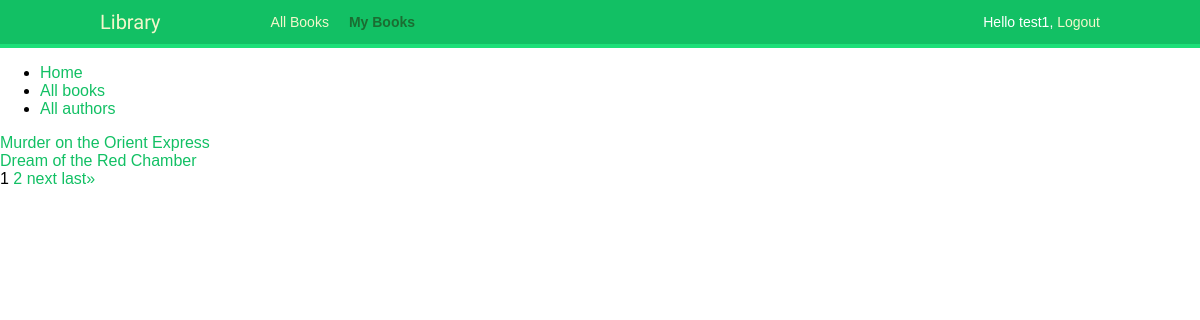
The app's page /myBooks/ (signed in) with its own data.
### library/models.py (models this page shows, shortened)
class BookCopies(models.Model):
    id = models.UUIDField(primary_key=True, default=uuid.uuid4, help_text='Unique ID for this book across whole library')
    book = models.ForeignKey('Book', on_delete=models.PROTECT)
    due_back = models.DateField(null=True, blank=True)
    borrower = models.ForeignKey(User, on_delete=models.SET_NULL, null=True, blank=True)
    LOAN_STATUS = (
        ('m', 'Maintenance'),
        ('o', 'On loan'),
        ('a', 'Available'),
        ('r', 'Reserved'),
        )
    status = models.CharField(
        max_length=1,
        choices=LOAN_STATUS,
        blank=True,
        default='m',
        help_text='Book availability',
        )
    class Meta:
        ordering = ['due_back']

class Book(models.Model):
    title = models.CharField(max_length=300)
    author = models.ForeignKey('Author', on_delete=models.PROTECT)
    summary = models.CharField(max_length=500)
    ISBN = models.CharField(max_length=100)
    slug = models.SlugField(max_length = 250, null = True, blank = True, allow_unicode=True)
    def __str__(self):
        return self.title

### library/views.py (the view)
# urls.py: path('myBooks/', views.BookListMyView.as_view(), name='book_mylist'),
class BookListMyView(LoginRequiredMixin, ListView):
    template_name='bookcopies_list.html'
    paginate_by = 2
    def get_queryset(self):
        return models.BookCopies.objects.filter(borrower=self.request.user)
    def get_context_data(self, **kwargs):
        context = super().get_context_data(**kwargs)
        context['section']='myBooks'
        return context

### templates/bookcopies_list.html (shortened to what this page needs)
{% extends 'base.html' %}
{% block content %}
{% for bookcopy in object_list %}
    <div>
        <a href= "{% url 'book_detail' slug=bookcopy.book.slug pk=bookcopy.book.pk %}">{{bookcopy.book}}</a>
    </div>
{% empty %}
    <p>There is no borrowed books.</p>
{% endfor %}
<div>
    {% for page in page_obj.paginator.page_range %}
        {% if page == page_obj.number %}
            {{page}}
        {% else %}
        <a href="?page={{page}}">{{page}}</a>
        {% endif %}
    {% endfor %}
    {% if page_obj.has_next %}
    <a href="?page={{ page_obj.next_page_number }}">next</a>
    <a href="?page={{ page_obj.paginator.num_pages }}">last&raquo;</a>
    {% endif %}
</div>
{% endblock content %}

### templates/base.html (shortened to what this page needs)
<!DOCTYPE html>
{% load static %}
<html lang="en">
    <head>
        <link href="{% static "css/base.css" %}" rel="stylesheet">
    </head>
    <body>
        <div id="header">
            <span class="logo">Library</span>
            {% if request.user.is_authenticated %}
            <ul class="menu">
                <li {% if section == "dashboard" %}class="selected"{% endif %}>
                    <a href="{% url 'books' %}">All Books</a>
                </li>
                <li {% if section == "myBooks" %}class="selected"{% endif %}>
                    <a href="{% url 'book_mylist' %}">My Books</a>
                </li>
            </ul>
            {% endif %}
            <span class="user">
            {% if request.user.is_authenticated %}
                Hello {{ user.username }},
                <a href="{% url 'logout' %}">Logout</a>
            {% else %}
                <a href="{% url 'login' %}">Login</a>
            {% endif %}
            </span>
        </div>
        {% block sidebar %}
        <ul class='sidebar-nav'>
            <li><a href="{% url 'home' %}">Home</a></li>
            <li><a href="{% url 'books' %}">All books</a></li>
            <li><a href="{% url 'authors' %}">All authors</a></li>
        </ul>
        {% endblock %}
        {% block content %}
        {% endblock content %}
    </body>
</html>

### static/css/base.css (style rules this page uses)
body { margin:0; padding:0; font-family:helvetica, sans-serif; }
a { color:#12c064; text-decoration:none; }
#header { padding:10px 100px; font-size:14px; background:#12c064; color:#fff; border-bottom:4px solid #1cdf78; overflow:auto; }
#header .logo { font-family: 'Muli', sans-serif; float:left; color:#f3f7cc; font-size:20px; margin-right:10%; }
#header ul.menu { list-style:none; float:left; margin:0; padding:0; }
#header ul.menu li { float:left; padding:4px 10px; }
#header ul.menu li.selected a, #header ul.menu li.selected a:hover { color:#1b6d32; font-weight:bold; }
#header a { color:#f3f7cc; }
#header .user { float:right; padding-top:4px; }

### records on screen
BookCopies: book "Murder on the Orient Express"
BookCopies: book "Dream of the Red Chamber"

### other values on screen
{{ user.username }} "test1"
{{ page }} "1"
{{ page }} "2"
